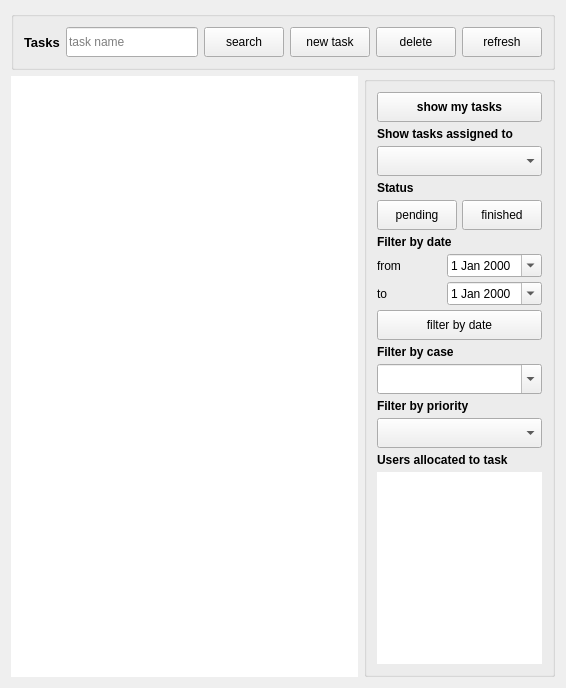
          <widget class="QWidget" name="tasks">
           <layout class="QVBoxLayout" name="verticalLayout_4">
            <item>
             <widget class="QGroupBox" name="groupBox">
              <layout class="QHBoxLayout" name="horizontalLayout_12">
               <property name="leftMargin">
                <number>10</number>
               </property>
               <property name="topMargin">
                <number>10</number>
               </property>
               <property name="rightMargin">
                <number>10</number>
               </property>
               <property name="bottomMargin">
                <number>10</number>
               </property>
               <item alignment="Qt::AlignLeft">
                <widget class="QLabel" name="label_9">
                 <property name="font">
                  <font>
                   <pointsize>10</pointsize>
                   <weight>75</weight>
                   <bold>true</bold>
                  </font>
                 </property>
                 <property name="text">
                  <string>Tasks</string>
                 </property>
                </widget>
               </item>
               <item>
                <widget class="QLineEdit" name="lineEdit_searchTasks">
                 <property name="minimumSize">
                  <size>
                   <width>0</width>
                   <height>30</height>
                  </size>
                 </property>
                 <property name="maximumSize">
                  <size>
                   <width>200</width>
                   <height>16777215</height>
                  </size>
                 </property>
                 <property name="placeholderText">
                  <string>task name</string>
                 </property>
                </widget>
               </item>
               <item>
                <widget class="QPushButton" name="pushButton_searchTasks">
                 <property name="minimumSize">
                  <size>
                   <width>0</width>
                   <height>30</height>
                  </size>
                 </property>
                 <property name="maximumSize">
                  <size>
                   <width>100</width>
                   <height>16777215</height>
                  </size>
                 </property>
                 <property name="text">
                  <string>search</string>
                 </property>
                 <property name="icon">
                  <iconset resource="images/icons/icons.qrc">
                   <normaloff>:/new/general/gnome-searchtool.png</normaloff>:/new/general/gnome-searchtool.png</iconset>
                 </property>
                </widget>
               </item>
               <item>
                <widget class="QPushButton" name="pushButton_newTask">
                 <property name="minimumSize">
                  <size>
                   <width>0</width>
                   <height>30</height>
                  </size>
                 </property>
                 <property name="maximumSize">
                  <size>
                   <width>100</width>
                   <height>16777215</height>
                  </size>
                 </property>
                 <property name="text">
                  <string>new task</string>
                 </property>
                 <property name="icon">
                  <iconset resource="images/icons/icons.qrc">
                   <normaloff>:/new/general/plus_96px.png</normaloff>:/new/general/plus_96px.png</iconset>
                 </property>
                </widget>
               </item>
               <item>
                <widget class="QPushButton" name="pushButton_deleteTask">
                 <property name="minimumSize">
                  <size>
                   <width>0</width>
                   <height>30</height>
                  </size>
                 </property>
                 <property name="maximumSize">
                  <size>
                   <width>100</width>
                   <height>30</height>
                  </size>
                 </property>
                 <property name="text">
                  <string>delete</string>
                 </property>
                 <property name="icon">
                  <iconset resource="images/icons/icons.qrc">
                   <normaloff>:/new/general/Gnome-Edit-Delete-64.png</normaloff>:/new/general/Gnome-Edit-Delete-64.png</iconset>
                 </property>
                </widget>
               </item>
               <item>
                <widget class="QPushButton" name="pushButton_refreshTasks">
                 <property name="minimumSize">
                  <size>
                   <width>0</width>
                   <height>30</height>
                  </size>
                 </property>
                 <property name="maximumSize">
                  <size>
                   <width>100</width>
                   <height>16777215</height>
                  </size>
                 </property>
                 <property name="text">
                  <string>refresh</string>
                 </property>
                 <property name="icon">
                  <iconset resource="images/icons/icons.qrc">
                   <normaloff>:/new/general/Gnome-View-Refresh-64.png</normaloff>:/new/general/Gnome-View-Refresh-64.png</iconset>
                 </property>
                </widget>
               </item>
              </layout>
             </widget>
            </item>
            <item>
             <layout class="QHBoxLayout" name="horizontalLayout_11" stretch="8,2">
              <item>
               <widget class="QTableView" name="tableView_tasks">
                <property name="contextMenuPolicy">
                 <enum>Qt::CustomContextMenu</enum>
                </property>
                <property name="autoFillBackground">
                 <bool>true</bool>
                </property>
                <property name="frameShape">
                 <enum>QFrame::NoFrame</enum>
                </property>
                <property name="frameShadow">
                 <enum>QFrame::Plain</enum>
                </property>
                <property name="editTriggers">
                 <set>QAbstractItemView::NoEditTriggers</set>
                </property>
                <property name="alternatingRowColors">
                 <bool>true</bool>
                </property>
                <property name="selectionMode">
                 <enum>QAbstractItemView::ExtendedSelection</enum>
                </property>
                <property name="selectionBehavior">
                 <enum>QAbstractItemView::SelectRows</enum>
                </property>
                <property name="showGrid">
                 <bool>false</bool>
                </property>
                <property name="sortingEnabled">
                 <bool>true</bool>
                </property>
                <property name="wordWrap">
                 <bool>false</bool>
                </property>
                <attribute name="horizontalHeaderStretchLastSection">
                 <bool>true</bool>
                </attribute>
                <attribute name="verticalHeaderVisible">
                 <bool>false</bool>
                </attribute>
                <attribute name="verticalHeaderCascadingSectionResizes">
                 <bool>false</bool>
                </attribute>
               </widget>
              </item>
              <item>
               <widget class="QGroupBox" name="groupBox_2">
                <property name="title">
                 <string/>
                </property>
                <layout class="QVBoxLayout" name="verticalLayout_3">
                 <property name="spacing">
                  <number>5</number>
                 </property>
                 <property name="leftMargin">
                  <number>10</number>
                 </property>
                 <property name="topMargin">
                  <number>10</number>
                 </property>
                 <property name="rightMargin">
                  <number>10</number>
                 </property>
                 <property name="bottomMargin">
                  <number>10</number>
                 </property>
                 <item>
                  <widget class="QPushButton" name="pushButton_smTasks">
                   <property name="minimumSize">
                    <size>
                     <width>0</width>
                     <height>30</height>
                    </size>
                   </property>
                   <property name="font">
                    <font>
                     <weight>75</weight>
                     <bold>true</bold>
                    </font>
                   </property>
                   <property name="text">
                    <string>show my tasks</string>
                   </property>
                  </widget>
                 </item>
                 <item>
                  <widget class="QLabel" name="label">
                   <property name="font">
                    <font>
                     <weight>75</weight>
                     <bold>true</bold>
                    </font>
                   </property>
                   <property name="text">
                    <string>Show tasks assigned to</string>
                   </property>
                  </widget>
                 </item>
                 <item>
                  <widget class="QComboBox" name="comboBox_stat">
                   <property name="minimumSize">
                    <size>
                     <width>0</width>
                     <height>30</height>
                    </size>
                   </property>
                   <property name="currentText">
                    <string/>
                   </property>
                   <property name="duplicatesEnabled">
                    <bool>false</bool>
                   </property>
                  </widget>
                 </item>
                 <item>
                  <widget class="QLabel" name="label_2">
                   <property name="font">
                    <font>
                     <weight>75</weight>
                     <bold>true</bold>
                    </font>
                   </property>
                   <property name="text">
                    <string>Status</string>
                   </property>
                  </widget>
                 </item>
                 <item>
                  <layout class="QHBoxLayout" name="horizontalLayout_7">
                   <item>
                    <widget class="QPushButton" name="pushButton_pending">
                     <property name="minimumSize">
                      <size>
                       <width>0</width>
                       <height>30</height>
                      </size>
                     </property>
                     <property name="text">
                      <string>pending</string>
                     </property>
                    </widget>
                   </item>
                   <item>
                    <widget class="QPushButton" name="pushButton_finished">
                     <property name="minimumSize">
                      <size>
                       <width>0</width>
                       <height>30</height>
                      </size>
                     </property>
                     <property name="text">
                      <string>finished</string>
                     </property>
                    </widget>
                   </item>
                  </layout>
                 </item>
                 <item>
                  <widget class="QLabel" name="label_3">
                   <property name="font">
                    <font>
                     <weight>75</weight>
                     <bold>true</bold>
                    </font>
                   </property>
                   <property name="text">
                    <string>Filter by date</string>
                   </property>
                  </widget>
                 </item>
                 <item>
                  <layout class="QHBoxLayout" name="horizontalLayout_8">
                   <item>
                    <widget class="QLabel" name="label_4">
                     <property name="text">
                      <string>from</string>
                     </property>
                    </widget>
                   </item>
                   <item>
                    <widget class="QDateEdit" name="dateEdit_tFrom">
                     <property name="calendarPopup">
                      <bool>true</bool>
                     </property>
                    </widget>
                   </item>
                  </layout>
                 </item>
                 <item>
                  <layout class="QHBoxLayout" name="horizontalLayout_9">
                   <item>
                    <widget class="QLabel" name="label_5">
                     <property name="text">
                      <string>to</string>
                     </property>
                    </widget>
                   </item>
                   <item>
                    <widget class="QDateEdit" name="dateEdit_tTo">
                     <property name="calendarPopup">
                      <bool>true</bool>
                     </property>
                    </widget>
                   </item>
                  </layout>
                 </item>
                 <item>
                  <widget class="QPushButton" name="pushButton_filterTasksByDate">
                   <property name="minimumSize">
                    <size>
                     <width>0</width>
                     <height>30</height>
                    </size>
                   </property>
                   <property name="maximumSize">
                    <size>
                     <width>16777215</width>
                     <height>30</height>
                    </size>
                   </property>
                   <property name="text">
                    <string>filter by date</string>
                   </property>
                  </widget>
                 </item>
                 <item>
                  <widget class="QLabel" name="label_6">
                   <property name="font">
                    <font>
                     <weight>75</weight>
                     <bold>true</bold>
                    </font>
                   </property>
                   <property name="text">
                    <string>Filter by case</string>
                   </property>
                  </widget>
                 </item>
                 <item>
                  <widget class="QComboBox" name="comboBox_tCases">
                   <property name="minimumSize">
                    <size>
                     <width>0</width>
                     <height>30</height>
                    </size>
                   </property>
                   <property name="editable">
                    <bool>true</bool>
                   </property>
                  </widget>
                 </item>
                 <item>
                  <widget class="QLabel" name="label_7">
                   <property name="font">
                    <font>
                     <weight>75</weight>
                     <bold>true</bold>
                    </font>
                   </property>
                   <property name="text">
                    <string>Filter by priority</string>
                   </property>
                  </widget>
                 </item>
                 <item>
                  <widget class="QComboBox" name="comboBox_priority">
                   <property name="minimumSize">
                    <size>
                     <width>0</width>
                     <height>30</height>
                    </size>
                   </property>
                  </widget>
                 </item>
                 <item>
                  <widget class="QLabel" name="label_8">
                   <property name="font">
                    <font>
                     <weight>75</weight>
                     <bold>true</bold>
                    </font>
                   </property>
                   <property name="text">
                    <string>Users allocated to task</string>
                   </property>
                  </widget>
                 </item>
                 <item>
                  <widget class="QListView" name="listView_uat">
                   <property name="frameShape">
                    <enum>QFrame::NoFrame</enum>
                   </property>
                   <property name="frameShadow">
                    <enum>QFrame::Plain</enum>
                   </property>
                   <property name="alternatingRowColors">
                    <bool>true</bool>
                   </property>
                  </widget>
                 </item>
                </layout>
               </widget>
              </item>
             </layout>
            </item>
           </layout>
          </widget>
